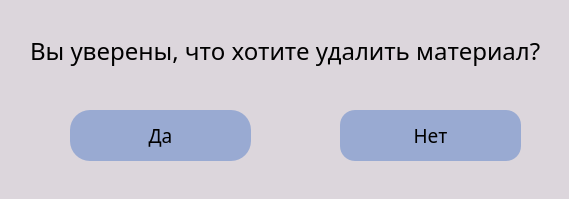
<?xml version="1.0" encoding="UTF-8"?>
<ui version="4.0">
 <class>Dialog</class>
 <widget class="QDialog" name="Dialog">
  <property name="geometry">
   <rect>
    <x>0</x>
    <y>0</y>
    <width>569</width>
    <height>199</height>
   </rect>
  </property>
  <property name="windowTitle">
   <string>Dialog</string>
  </property>
  <property name="styleSheet">
   <string notr="true">background-color: #DCD6DC;
</string>
  </property>
  <widget class="QLabel" name="label">
   <property name="geometry">
    <rect>
     <x>30</x>
     <y>30</y>
     <width>521</width>
     <height>41</height>
    </rect>
   </property>
   <property name="font">
    <font>
     <family>News Cycle</family>
     <pointsize>18</pointsize>
    </font>
   </property>
   <property name="text">
    <string>Вы уверены, что хотите удалить материал?</string>
   </property>
  </widget>
  <widget class="QPushButton" name="yesBtn">
   <property name="geometry">
    <rect>
     <x>70</x>
     <y>110</y>
     <width>181</width>
     <height>51</height>
    </rect>
   </property>
   <property name="font">
    <font>
     <family>News Cycle</family>
     <pointsize>14</pointsize>
    </font>
   </property>
   <property name="styleSheet">
    <string notr="true">QPushButton{
border-radius: 20px;
background-color: #99AAD2;
}</string>
   </property>
   <property name="text">
    <string>Да</string>
   </property>
  </widget>
  <widget class="QPushButton" name="noBtn">
   <property name="geometry">
    <rect>
     <x>340</x>
     <y>110</y>
     <width>181</width>
     <height>51</height>
    </rect>
   </property>
   <property name="font">
    <font>
     <family>News Cycle</family>
     <pointsize>14</pointsize>
    </font>
   </property>
   <property name="styleSheet">
    <string notr="true">QPushButton{
border-radius: 15px;
background-color: #99AAD2;
}</string>
   </property>
   <property name="text">
    <string>Нет</string>
   </property>
  </widget>
 </widget>
 <resources/>
 <connections/>
</ui>
